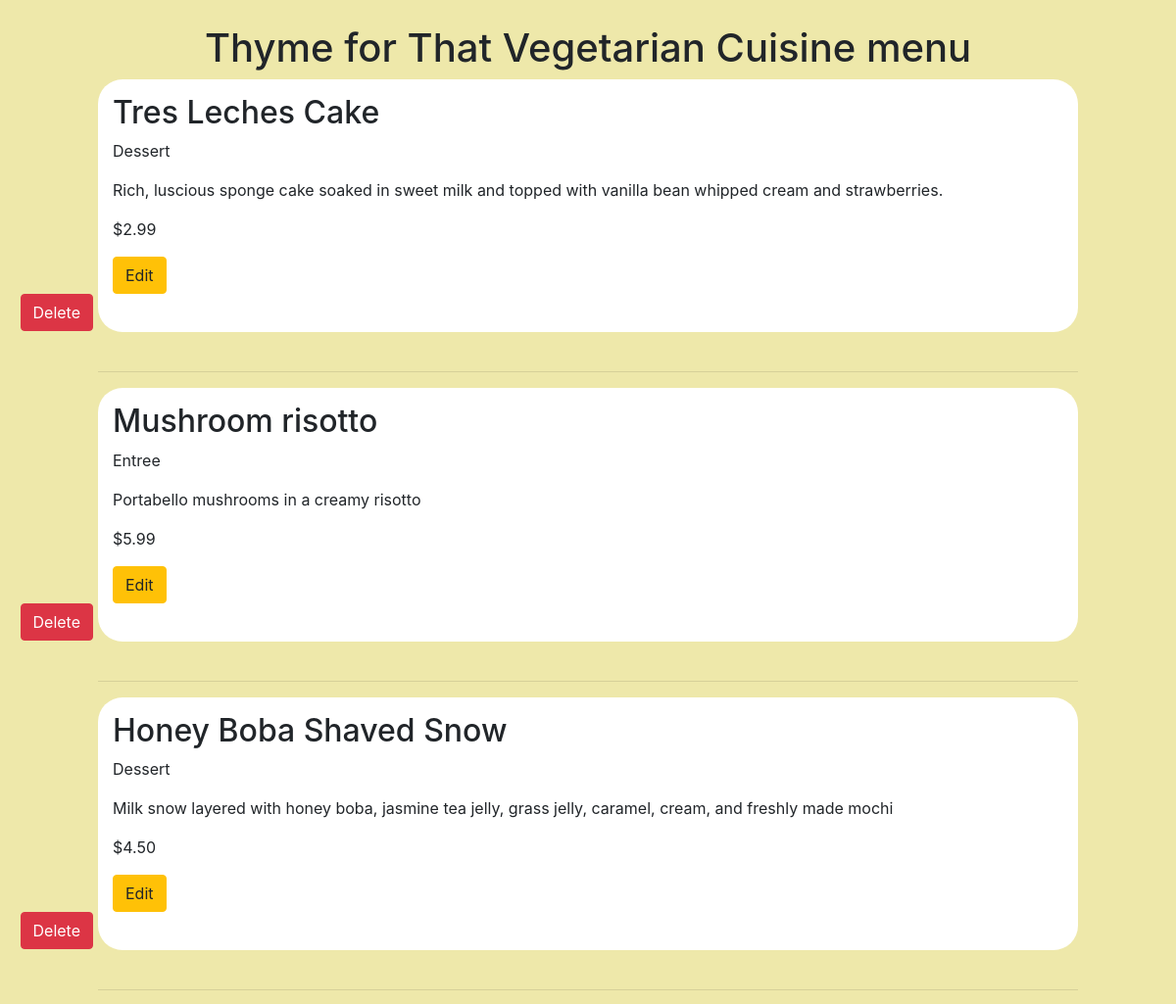
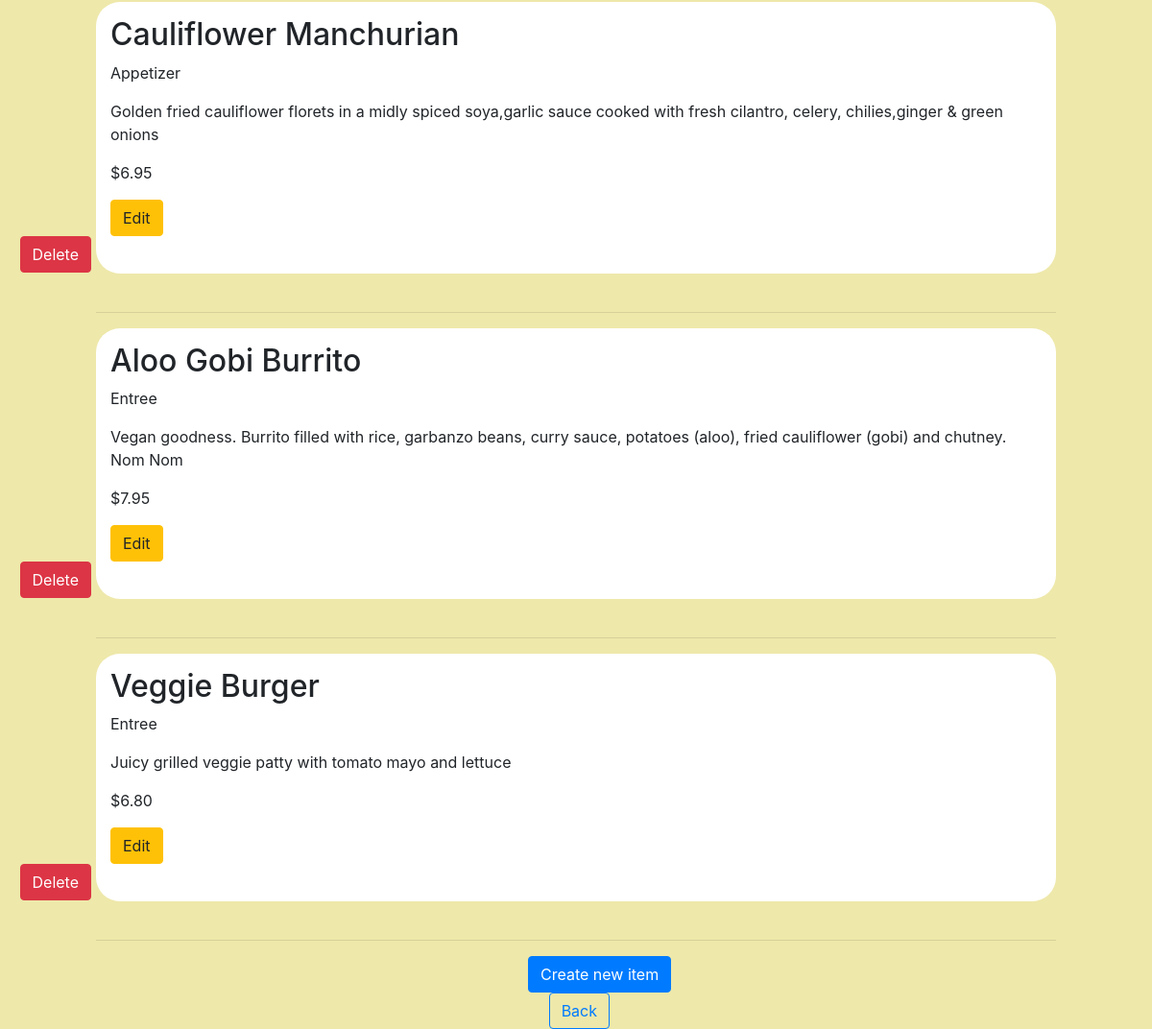
Page /restaurant/4/menu/ on the committed database (2 pictures, top to bottom).
### database_setup.py (models this page shows, shortened)
class Restaurant(Base):
    __tablename__ = 'restaurant'
    id = Column(Integer, primary_key=True)
    name = Column(String(80), nullable=False, primary_key=False)

class MenuItem(Base):
    __tablename__ = 'menu_item'
    name = Column(String)
    id = Column(Integer, primary_key=True)
    restaurant_id = Column(Integer, ForeignKey('restaurant.id'))
    course = Column(String(250))
    description = Column(String(250))
    price = Column(String(8))
    restaurant = relationship(Restaurant)

### final_project.py (the view)
@app.route('/restaurant/<int:restaurant_id>/menu/')
def show_menu(restaurant_id):
    DBSession = sessionmaker(bind=engine)
    session = DBSession()
    restaurant = session.query(Restaurant).filter_by(id=restaurant_id).one()
    items = session.query(MenuItem).filter_by(restaurant_id=restaurant_id).all()
    return render_template('restaurant_menu.html', restaurant_id=restaurant_id, items=items, restaurant=restaurant)

### templates/restaurant_menu.html (shortened to what this page needs)
<!DOCTYPE html>
<html lang="en">
<head>
    <link rel="stylesheet" href="https://stackpath.bootstrapcdn.com/bootstrap/4.3.1/css/bootstrap.min.css">
</head>
<body style="margin: 25px 100px 25px 100px; background-color: palegoldenrod">
<h1 style="text-align: center">{{restaurant.name}} menu</h1>
    {% for item in items%}
<div style="background-color: white;  border-radius: 25px; padding: 15px;">
    <h2>{{item.name}}</h2>
    <p>{{item.course}}</p>
    <p>{{item.description}}</p>
    <p>{{item.price}}</p>
    <span style="float:left;">
        <form  action="{{url_for('edit_menu', restaurant_id=restaurant_id, menu_id=item.id)}}" method="GET">
        <button class="btn btn-warning" type="submit" name="edit">Edit</button>
        </form>
    </span>
    <span style="float:right;  margin-right: 990px;">
        <form action="{{url_for('delete_item', restaurant_id=restaurant_id, menu_id=item.id)}}" method="GET">
            <button class="btn btn-danger" type="submit" name="del">Delete</button>
        </form>
    </span>
    <br><br>
    </div>
    <br>
    <hr>
    {% endfor %}
    <div style="margin-left: 450px">
        <span style="float:left;">
            <form action="{{url_for('new_item', restaurant_id=restaurant_id)}}" method="GET">
                <button class="btn btn-primary" type="submit">Create new item</button>
            </form>
        </span>
        <span style="float:right;  margin-right: 465px;">
            <form style="text-align: center" action="{{url_for('show_restaurants', restaurant_id=restaurant_id)}}" method="GET">
                <button class="btn btn-outline-primary" type="submit">Back</button>
            </form>
        </span>
        <br>
    </div>
</body>
</html>

### rows in the picture
Restaurant: name "Thyme for That Vegetarian Cuisine"
MenuItem: name "Tres Leches Cake", course "Dessert", description "Rich, luscious sponge cake soaked in sweet milk and topped with vanilla bean whipped cream and strawberries.", price "$2.99"
MenuItem: name "Mushroom risotto", course "Entree", description "Portabello mushrooms in a creamy risotto", price "$5.99"
MenuItem: name "Honey Boba Shaved Snow", course "Dessert", description "Milk snow layered with honey boba, jasmine tea jelly, grass jelly, caramel, cream, and freshly made mochi", price "$4.50"
MenuItem: name "Cauliflower Manchurian", course "Appetizer", description "Golden fried cauliflower florets in a midly spiced soya,garlic sauce cooked with fresh cilantro, celery, chilies,ginger & green onions", price "$6.95"
MenuItem: name "Aloo Gobi Burrito", course "Entree", description "Vegan goodness. Burrito filled with rice, garbanzo beans, curry sauce, potatoes (aloo), fried cauliflower (gobi) and chutney. Nom Nom", price "$7.95"
MenuItem: name "Veggie Burger", course "Entree", description "Juicy grilled veggie patty with tomato mayo and lettuce", price "$6.80"
